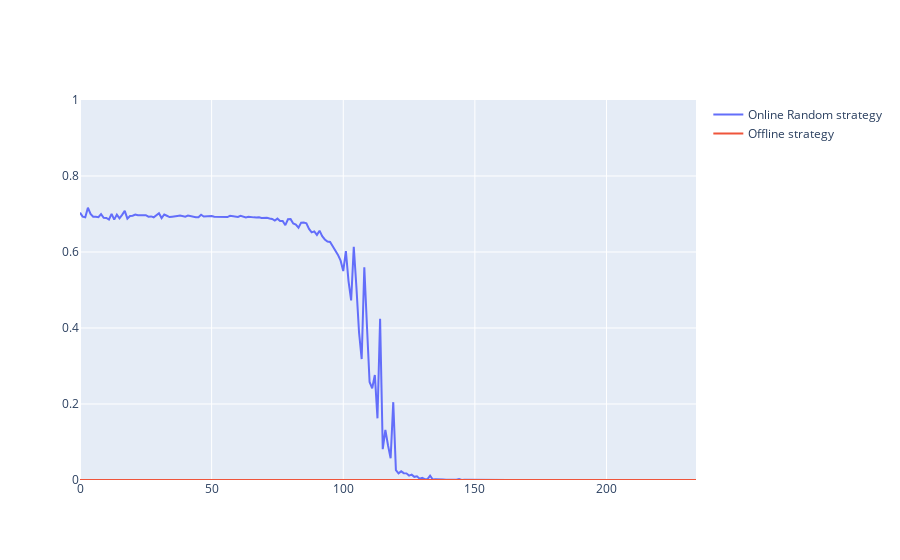

The notebook cell this image was saved under:
### Code cell
import plotly.graph_objects as go

sequence = np.arange(0,len(dft),1)
dft = np.array(dft)

fig = go.Figure( )
fig.add_traces([ go.Scatter( x=sequence, y=dft[:,0], name='Online Random strategy' ) ]) #, showlegend =True
fig.add_traces([ go.Scatter( x=sequence, y=dft[:,1], name='Offline strategy' ) ])
fig.update_yaxes(range=[0, 1])
fig.show(legend=True)

### Figure 1 — Plotly figure (JSON) as saved in the notebook; plotly's stock layout.template omitted (floating-point values rounded to 4 significant figures; data arrays with more than 128 entries replaced by an {"elided": "..."} marker saying what was removed)
{"data": [{"name": "Online Random strategy", "type": "scatter", "x": {"elided": "235 int values"}, "y": {"elided": "235 float values"}}, {"name": "Offline strategy", "type": "scatter", "x": {"elided": "235 int values"}, "y": {"elided": "235 float values"}}], "layout": {"yaxis": {"range": [0, 1]}}}
